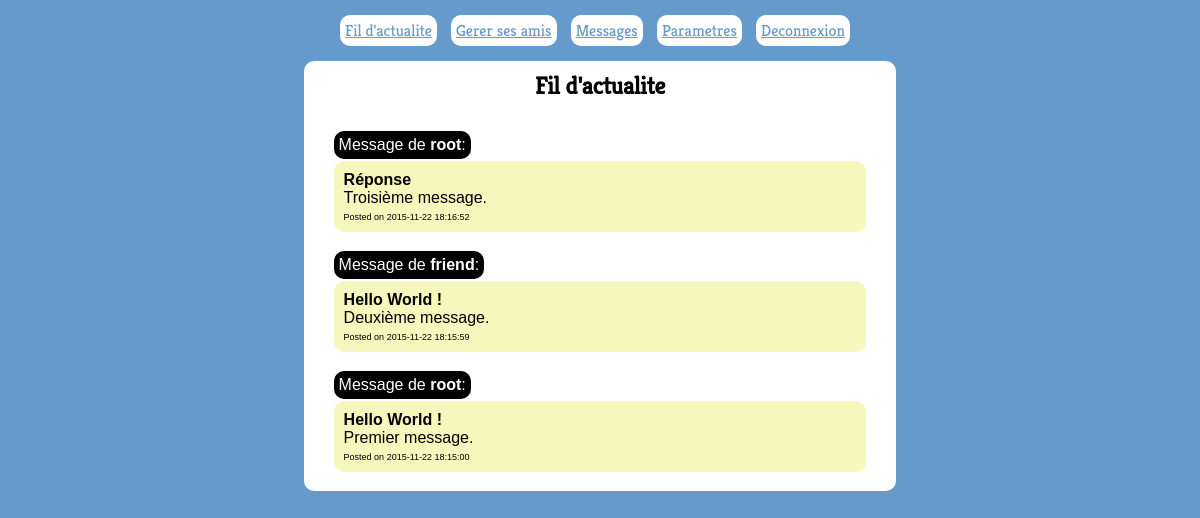
The app's page /source/user.php (signed in) with its own data.
### tables this page shows
CREATE TABLE `posts` (
  `id` int(11) NOT NULL AUTO_INCREMENT,
  `user` int(11) NOT NULL,
  `title` varchar(40) NOT NULL,
  `content` text NOT NULL,
  `date_post` datetime NOT NULL,
  PRIMARY KEY (`id`)
);

CREATE TABLE `users` (
  `id` int(11) NOT NULL AUTO_INCREMENT,
  `login` varchar(40) NOT NULL,
  `password` varchar(60) NOT NULL,
  `email` varchar(70) NOT NULL,
  `first_name` varchar(40) DEFAULT NULL,
  `last_name` varchar(60) DEFAULT NULL,
  `age` int(2) DEFAULT NULL,
  `country` varchar(100) DEFAULT NULL,
  PRIMARY KEY (`id`)
);

### source/library.php (called while the page is built, shortened)
<?php
function get_user_login($id, $db) {
    $query = $db -> prepare("SELECT login FROM users WHERE id = ?");
    $query -> execute(array($id));
    $data = $query -> fetch();
    return $data["login"];
}
?>

### source/news.php (the view, shortened to what this page needs)
<?php
$users = array($_SESSION["id"]);
$query = $db -> prepare("SELECT user2 FROM friends WHERE user1 = ?");
$query -> execute(array($_SESSION["id"]));
while ($data = $query -> fetch()) {
    $users[] = $data["user2"];
}
$users_string = implode(",", $users);
$query = $db -> prepare("SELECT * FROM posts WHERE user IN ($users_string) ORDER BY id DESC LIMIT 0, 50");
$query -> execute($users);
echo "<section>";
echo "<h2>Fil d'actualite</h2>";
while ($data = $query -> fetch()) {
    echo "<header>Message de <b>" . get_user_login($data["user"], $db) . "</b> :<br></header>";
    echo "<article><b>" . $data["title"] . "</b><br>";
    echo nl2br($data["content"]) . "<br>";
    echo "<footer>Posted on " . $data["date_post"] . "</footer></article><br>";
}
echo "</section>";
?>

### source/user.php (shortened to what this page needs)
<?php
include_once "library.php";
$db = connect();
?>
<!DOCTYPE html>
<html>
  <head>
    <link rel="stylesheet" type="text/css" href="css/style.css">
    <link rel="stylesheet" type="text/css" href="css/news.css">
  </head>
  <body>
    <?php
    require "news.php";
    ?>
  </body>
</html>

### source/css/style.css (style rules this page uses)
body, h2 { font-family: Lato; }
body { background: #6699CC; }
h2 { color: black; padding: 10px; text-align: center; font-family: Kreon; }
a { color: #6699CC; }
section { background: white; border-radius: 10px; margin-left: 25%; margin-right: 25%; }
nav { text-align: center; margin-top: 20px; }
a#menu { background: white; border-radius: 10px; margin-right: 10px; padding: 5px; font-family: Kreon; }

### source/css/news.css (style rules this page uses)
header, article { border-radius: 10px; margin-left: 5%; margin-right: 5%; font-family: Helvetica, Arial; }
header { background: black; color: white; padding: 5px; display: table; text-align: center; }
article { background: #F6F7BD; padding: 10px; text-align: left; margin-top: 2px; }
footer { margin-top: 5px; font-size: xx-small; }

### records on screen
posts: user.login "root", title "Réponse", content "Troisième message.", date_post "2015-11-22 18:16:52"
posts: user.login "friend", title "Hello World !", content "Deuxième message.", date_post "2015-11-22 18:15:59"
posts: user.login "root", title "Hello World !", content "Premier message.", date_post "2015-11-22 18:15:00"
